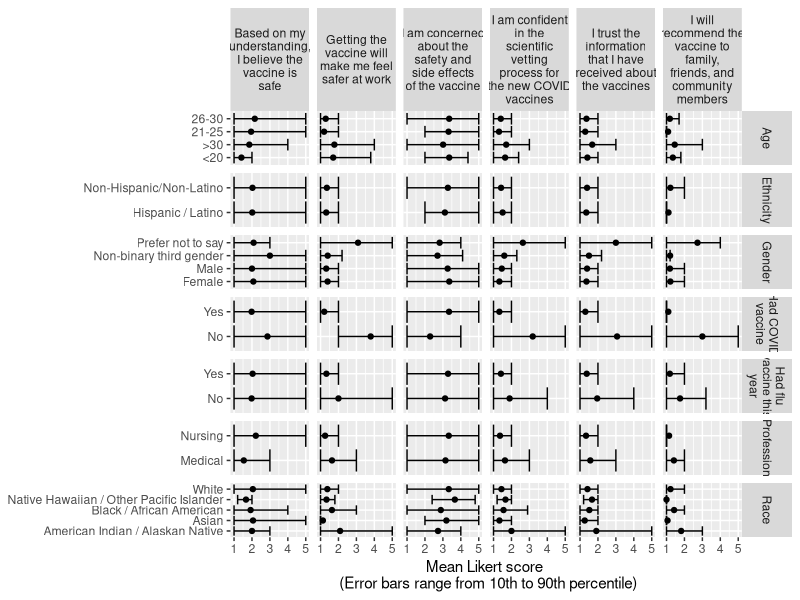

Generate this figure with R:
## ---- chunk 1
# Do not modify this chunk.
knitr::opts_chunk$set(echo = TRUE, warning = FALSE, message = FALSE)
## ---- chunk 2
# Put all necessary libraries here
library(tidyverse)
library(readr)
## ---- chunk 3
covid_survey <- read_csv("data/covid-survey.csv")
## ---- chunk 4
covid_survey <- read_csv("data/covid-survey.csv")
covid_survey_clean <- covid_survey %>%
  filter(rowSums(!is.na(.[-1])) > 0)
dim(covid_survey_clean)
## ---- chunk 5
colnames(covid_survey_clean) <- covid_survey_clean[1, ]
covid_survey_rmv <- covid_survey_clean[-1, ]
## ---- chunk 6
covid_survey_relab <- covid_survey_rmv %>%
  mutate(exp_already_vax = case_when(
    exp_already_vax == 0 ~ "No",
    exp_already_vax == 1 ~ "Yes"),
    exp_flu_vax = case_when(
      exp_flu_vax == 0 ~ "No",
      exp_flu_vax == 1 ~ "Yes"),
    exp_profession = case_when(
      exp_profession == 0 ~ "Medical",
      exp_profession == 1 ~ "Nursing"),
    exp_gender = case_when(
      exp_gender == 0 ~ "Male",
      exp_gender == 1 ~ "Female",
      exp_gender == 3 ~ "Non-binary third gender",
      exp_gender == 4 ~ "Prefer not to say"),
    exp_race = case_when(
      exp_race == 1 ~ "American Indian / Alaskan Native",
      exp_race == 2 ~ "Asian",
      exp_race == 3 ~ "Black / African American",
      exp_race == 4 ~ "Native Hawaiian / Other Pacific Islander",
      exp_race == 5 ~ "White"),
    exp_ethnicity = case_when(
      exp_ethnicity == 1 ~ "Hispanic / Latino",
      exp_ethnicity == 2 ~ "Non-Hispanic/Non-Latino"),
exp_age_bin = case_when(
exp_age_bin == 0 ~ "<20",
exp_age_bin == 20 ~ "21-25",
exp_age_bin == 25 ~ "26-30",
exp_age_bin == 30 ~ ">30")
)

dim(covid_survey_relab)
## ---- chunk 7
covid_survey_longer <- covid_survey_relab %>% 
  pivot_longer(
    cols = starts_with("exp_"), 
    names_to = "explanatory", 
    values_to = "explanatory_value"
) %>% 
  filter(!is.na(explanatory_value)) %>% 
  pivot_longer(
    cols = starts_with("resp_"), 
    names_to = "response", 
    values_to = "response_value"
)

covid_survey_longer
## ---- chunk 8
covid_survey_summary_stats_by_group <- covid_survey_longer %>%
group_by(explanatory, explanatory_value, response) %>%
summarise(mean = mean(as.numeric(response_value), na.rm = TRUE),
    low = quantile(as.numeric(response_value, na.rm = TRUE), 0.1, na.rm = TRUE),
    high = quantile(as.numeric(response_value, na.rm = TRUE), 0.9, na.rm = TRUE)
  )

covid_survey_summary_stats_by_group
## ---- chunk 9
covid_survey_summary_stats_all <- covid_survey_longer %>%
group_by(response) %>%
summarise(mean = mean(as.numeric(response_value), na.rm = TRUE),
    low = quantile(as.numeric(response_value, na.rm = TRUE), 0.1, na.rm = TRUE),
    high = quantile(as.numeric(response_value, na.rm = TRUE), 0.9, na.rm = TRUE)
  )

covid_survey_summary_stats_all
## ---- chunk 10
covid_survey_summary_stats <- bind_rows(covid_survey_summary_stats_all,covid_survey_summary_stats_by_group)
covid_survey_summary_stats
## ---- chunk 11
covid_survey_summary_stats <- covid_survey_summary_stats %>%
  mutate( 
    response = case_when(
    response == "resp_safety" ~ "Based on my understanding, I believe the vaccine is safe",
    response == "resp_confidence_science" ~ "I am confident in the scientific vetting process for the new COVID vaccines",
    response ==   "resp_feel_safe_at_work" ~ "Getting the vaccine will make me feel safer at work",
    response == "resp_will_recommend" ~ "I will recommend the vaccine to family, friends, and community members",
    response == "resp_trust_info" ~ "I trust the information that I have received about the vaccines",
    response == "resp_concern_safety" ~ "I am concerned about the safety and side effects of the vaccine")) %>%
  mutate( 
    explanatory = case_when(
    explanatory == "exp_age_bin" ~ "Age",
    explanatory == "exp_gender" ~ "Gender",
    explanatory == "exp_race" ~ "Race",
    explanatory == "exp_ethnicity" ~ "Ethnicity",
    explanatory == "exp_profession" ~ "Profession",
    explanatory == "exp_already_vax" ~ "Had COVID vaccine",
    explanatory == "exp_flu_vax" ~ "Had flu vaccine this year"))
## ---- chunk 12
covid_survey_summary_stats %>%
  na.omit() %>%
  ggplot(aes(x = mean, y = explanatory_value)) +
  geom_point()+
  geom_errorbar(aes(xmin = low, xmax = high))+
  facet_grid(rows = vars(explanatory), cols = vars(response), scales = 'free', labeller = label_wrap_gen(width = 15)) +
  labs(
    title = NULL,
    x = "Mean Likert score \n (Error bars range from 10th to 90th percentile)",
    y = NULL)
